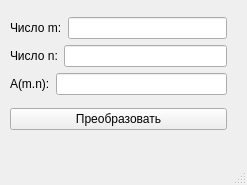
<?xml version="1.0" encoding="UTF-8"?>
<ui version="4.0">
 <class>MainWindow</class>
 <widget class="QMainWindow" name="MainWindow">
  <property name="geometry">
   <rect>
    <x>0</x>
    <y>0</y>
    <width>247</width>
    <height>185</height>
   </rect>
  </property>
  <property name="windowTitle">
   <string>MainWindow</string>
  </property>
  <widget class="QWidget" name="centralwidget">
   <widget class="QWidget" name="">
    <property name="geometry">
     <rect>
      <x>10</x>
      <y>10</y>
      <width>217</width>
      <height>128</height>
     </rect>
    </property>
    <layout class="QVBoxLayout" name="verticalLayout_2">
     <item>
      <layout class="QVBoxLayout" name="verticalLayout">
       <item>
        <layout class="QHBoxLayout" name="horizontalLayout_2">
         <item>
          <widget class="QLabel" name="label">
           <property name="text">
            <string>Число m:</string>
           </property>
          </widget>
         </item>
         <item>
          <widget class="QLineEdit" name="lineEdit_2"/>
         </item>
        </layout>
       </item>
       <item>
        <layout class="QHBoxLayout" name="horizontalLayout">
         <item>
          <widget class="QLabel" name="label_2">
           <property name="text">
            <string>Число n:</string>
           </property>
          </widget>
         </item>
         <item>
          <widget class="QLineEdit" name="lineEdit"/>
         </item>
        </layout>
       </item>
       <item>
        <layout class="QHBoxLayout" name="horizontalLayout_3">
         <item>
          <widget class="QLabel" name="label_3">
           <property name="text">
            <string>A(m.n):</string>
           </property>
          </widget>
         </item>
         <item>
          <widget class="QLineEdit" name="lineEdit_3"/>
         </item>
        </layout>
       </item>
      </layout>
     </item>
     <item>
      <widget class="QPushButton" name="pushButton">
       <property name="text">
        <string>Преобразовать</string>
       </property>
      </widget>
     </item>
    </layout>
   </widget>
  </widget>
  <widget class="QMenuBar" name="menubar">
   <property name="geometry">
    <rect>
     <x>0</x>
     <y>0</y>
     <width>247</width>
     <height>22</height>
    </rect>
   </property>
  </widget>
  <widget class="QStatusBar" name="statusbar"/>
 </widget>
 <resources/>
 <connections/>
</ui>
